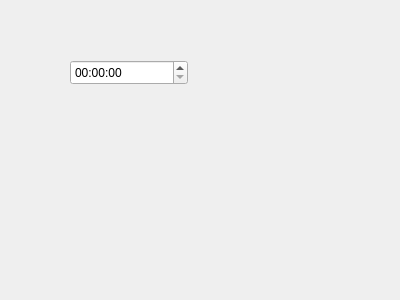
<?xml version="1.0" encoding="UTF-8"?>
<ui version="4.0">
 <class>TimeSet</class>
 <widget class="QWidget" name="TimeSet">
  <property name="geometry">
   <rect>
    <x>0</x>
    <y>0</y>
    <width>400</width>
    <height>300</height>
   </rect>
  </property>
  <property name="windowTitle">
   <string>TimeSet</string>
  </property>
  <widget class="QTimeEdit" name="timeEdit">
   <property name="geometry">
    <rect>
     <x>70</x>
     <y>60</y>
     <width>118</width>
     <height>25</height>
    </rect>
   </property>
  </widget>
 </widget>
 <layoutdefault spacing="6" margin="11"/>
 <resources/>
 <connections/>
</ui>
